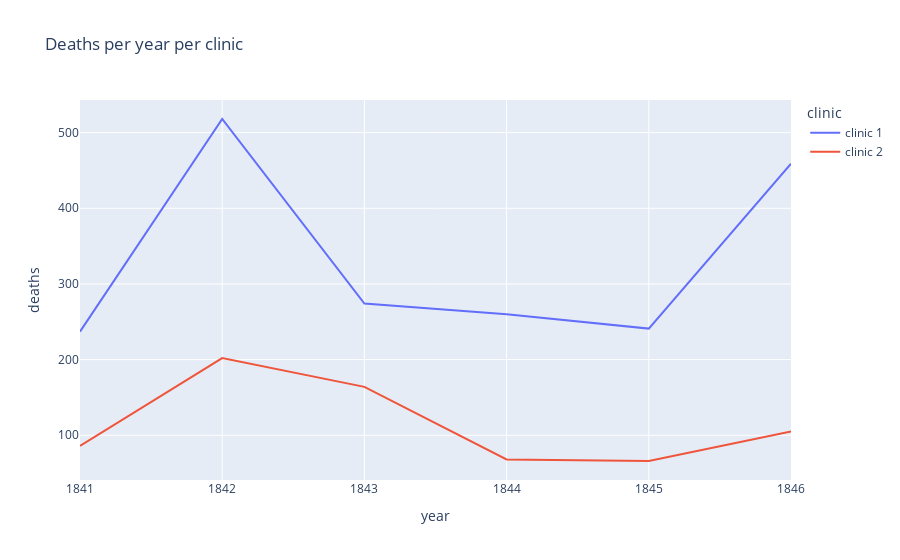

Notebook source saved alongside this figure:
### Code cell
clinic = px.line(df_yearly,
                 x='year',
                 y='deaths',
                 color='clinic',
                 title='Deaths per year per clinic',
                )

clinic.show()

### Figure 1 — Plotly figure (JSON) as saved in the notebook; plotly's stock layout.template omitted (floating-point values rounded to 4 significant figures)
{"data": [{"hovertemplate": "clinic=clinic 1<br>year=%{x}<br>deaths=%{y}<extra></extra>", "legendgroup": "clinic 1", "line": {"color": "#636efa", "dash": "solid"}, "marker": {"symbol": "circle"}, "mode": "lines", "name": "clinic 1", "orientation": "v", "showlegend": true, "type": "scatter", "x": [1841, 1842, 1843, 1844, 1845, 1846], "xaxis": "x", "y": [237, 518, 274, 260, 241, 459], "yaxis": "y"}, {"hovertemplate": "clinic=clinic 2<br>year=%{x}<br>deaths=%{y}<extra></extra>", "legendgroup": "clinic 2", "line": {"color": "#EF553B", "dash": "solid"}, "marker": {"symbol": "circle"}, "mode": "lines", "name": "clinic 2", "orientation": "v", "showlegend": true, "type": "scatter", "x": [1841, 1842, 1843, 1844, 1845, 1846], "xaxis": "x", "y": [86, 202, 164, 68, 66, 105], "yaxis": "y"}], "layout": {"legend": {"title": {"text": "clinic"}, "tracegroupgap": 0}, "title": {"text": "Deaths per year per clinic"}, "xaxis": {"anchor": "y", "domain": [0, 1], "title": {"text": "year"}}, "yaxis": {"anchor": "x", "domain": [0, 1], "title": {"text": "deaths"}}}}
